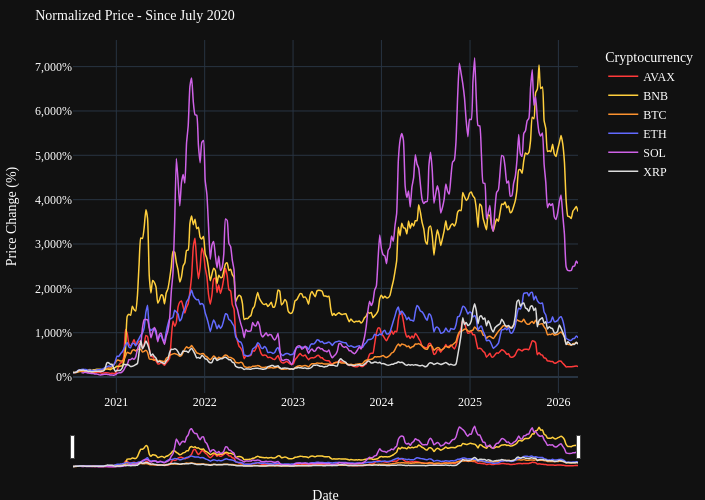

The notebook cell saved with this chart:
### Code cell
#%% Create the normalized price evolution graph

# Create the figure
fig2 = px.line(
    normalized_df_2020,
    x='timestamp',
    y='normalized_price',
    color='symbols',
    custom_data=['symbols', 'average_price'],
    title='Normalized Price - Since July 2020',
    labels={
        'timestamp': 'Date',
        'normalized_price': 'Price Change (%)',
        'symbols': 'Cryptocurrency'
    },
    color_discrete_map={
        'BTC': '#FC922F',  # Bitcoin Orange
        'ETH': '#626AFF',  # Ethereum Blue
        'BNB': '#FFCF3D',  # Binance Yellow
        'SOL': '#CF62E7',   # Solana Pink
        'XRP': '#DCDCDC',  # Ripple Grey
        'AVAX': '#FF3A3A',  # Avalanche Red
    },
    markers=False,
    line_shape='spline'
)

# Update traces to reduce marker size
fig2.update_traces(
    line=dict(width= 1.5, smoothing=0.5),
    hovertemplate="<b>%{customdata[0]}</b><br>" +
                  "Change: %{y:.1f}%<br>" +
                  "Price: $%{customdata[1]:,.2f}<br>" +
                  "<extra></extra>",
)   

# Customize the layout
fig2.update_layout(
    template="plotly_dark",              # inherit base dark theme 
    hovermode="closest",
    dragmode="pan",
    title=dict(font=dict(size=14, color='white'), xanchor="left"),
    hoverlabel=dict(font=dict(family="IBM Plex Sans", size=12)),
    font=dict(family="IBM Plex Sans", color="white"),
    legend=dict(yanchor="top", y=0.99, xanchor="left", x=1.05),
    margin=dict(l=10, r=10, t=40, b=10),
    yaxis=dict(title="Price Change (%)", ticksuffix='%', tickformat=",d"),
    xaxis=dict(rangeslider=dict(visible=True, thickness=0.1), type="date"),
    height=500, width=705,
)

# Show the plot
fig2.show(config={
    'displayModeBar': True,
    'displaylogo': False,
    'modeBarButtonsToAdd': ['fullscreen']
})


# get the full HTML as a string, with Plotly.js from CDN
fig2html = fig2.to_html(include_plotlyjs="cdn", full_html=True)

# inject the Google Fonts link right after <head>
font_link = '<link href="https://fonts.googleapis.com/css2?family=IBM+Plex+Sans&display=swap" rel="stylesheet">'
fig2html = fig2html.replace("<head>", f"<head>\n    {font_link}")

# save the HTML to a file
with open("plots/html/jul2020_crypto_relative_price_performance.html", "w") as f:
    f.write(fig2html)

### Figure 1 — Plotly figure (JSON) as saved in the notebook; plotly's stock layout.template omitted (floating-point values rounded to 4 significant figures; data arrays with more than 128 entries replaced by an {"elided": "..."} marker saying what was removed)
{"data": [{"customdata": {"elided": "288x2 mixed values"}, "hovertemplate": "<b>%{customdata[0]}</b><br>Change: %{y:.1f}%<br>Price: $%{customdata[1]:,.2f}<br><extra></extra>", "legendgroup": "AVAX", "line": {"color": "#FF3A3A", "dash": "solid", "shape": "spline", "smoothing": 0.5, "width": 1.5}, "marker": {"symbol": "circle"}, "mode": "lines", "name": "AVAX", "orientation": "v", "showlegend": true, "type": "scatter", "x": {"elided": "288 str values"}, "xaxis": "x", "y": {"elided": "288 float values"}, "yaxis": "y"}, {"customdata": {"elided": "299x2 mixed values"}, "hovertemplate": "<b>%{customdata[0]}</b><br>Change: %{y:.1f}%<br>Price: $%{customdata[1]:,.2f}<br><extra></extra>", "legendgroup": "BNB", "line": {"color": "#FFCF3D", "dash": "solid", "shape": "spline", "smoothing": 0.5, "width": 1.5}, "marker": {"symbol": "circle"}, "mode": "lines", "name": "BNB", "orientation": "v", "showlegend": true, "type": "scatter", "x": {"elided": "299 str values"}, "xaxis": "x", "y": {"elided": "299 float values"}, "yaxis": "y"}, {"customdata": {"elided": "299x2 mixed values"}, "hovertemplate": "<b>%{customdata[0]}</b><br>Change: %{y:.1f}%<br>Price: $%{customdata[1]:,.2f}<br><extra></extra>", "legendgroup": "BTC", "line": {"color": "#FC922F", "dash": "solid", "shape": "spline", "smoothing": 0.5, "width": 1.5}, "marker": {"symbol": "circle"}, "mode": "lines", "name": "BTC", "orientation": "v", "showlegend": true, "type": "scatter", "x": {"elided": "299 str values"}, "xaxis": "x", "y": {"elided": "299 float values"}, "yaxis": "y"}, {"customdata": {"elided": "299x2 mixed values"}, "hovertemplate": "<b>%{customdata[0]}</b><br>Change: %{y:.1f}%<br>Price: $%{customdata[1]:,.2f}<br><extra></extra>", "legendgroup": "ETH", "line": {"color": "#626AFF", "dash": "solid", "shape": "spline", "smoothing": 0.5, "width": 1.5}, "marker": {"symbol": "circle"}, "mode": "lines", "name": "ETH", "orientation": "v", "showlegend": true, "type": "scatter", "x": {"elided": "299 str values"}, "xaxis": "x", "y": {"elided": "299 float values"}, "yaxis": "y"}, {"customdata": {"elided": "294x2 mixed values"}, "hovertemplate": "<b>%{customdata[0]}</b><br>Change: %{y:.1f}%<br>Price: $%{customdata[1]:,.2f}<br><extra></extra>", "legendgroup": "SOL", "line": {"color": "#CF62E7", "dash": "solid", "shape": "spline", "smoothing": 0.5, "width": 1.5}, "marker": {"symbol": "circle"}, "mode": "lines", "name": "SOL", "orientation": "v", "showlegend": true, "type": "scatter", "x": {"elided": "294 str values"}, "xaxis": "x", "y": {"elided": "294 float values"}, "yaxis": "y"}, {"customdata": {"elided": "299x2 mixed values"}, "hovertemplate": "<b>%{customdata[0]}</b><br>Change: %{y:.1f}%<br>Price: $%{customdata[1]:,.2f}<br><extra></extra>", "legendgroup": "XRP", "line": {"color": "#DCDCDC", "dash": "solid", "shape": "spline", "smoothing": 0.5, "width": 1.5}, "marker": {"symbol": "circle"}, "mode": "lines", "name": "XRP", "orientation": "v", "showlegend": true, "type": "scatter", "x": {"elided": "299 str values"}, "xaxis": "x", "y": {"elided": "299 float values"}, "yaxis": "y"}], "layout": {"dragmode": "pan", "font": {"color": "white", "family": "IBM Plex Sans"}, "height": 500, "hoverlabel": {"font": {"family": "IBM Plex Sans", "size": 12}}, "hovermode": "closest", "legend": {"title": {"text": "Cryptocurrency"}, "tracegroupgap": 0, "x": 1.05, "xanchor": "left", "y": 0.99, "yanchor": "top"}, "margin": {"b": 10, "l": 10, "r": 10, "t": 40}, "title": {"font": {"color": "white", "size": 14}, "text": "Normalized Price - Since July 2020", "xanchor": "left"}, "width": 705, "xaxis": {"anchor": "y", "domain": [0, 1], "rangeslider": {"thickness": 0.1, "visible": true}, "title": {"text": "Date"}, "type": "date"}, "yaxis": {"anchor": "x", "domain": [0, 1], "tickformat": ",d", "ticksuffix": "%", "title": {"text": "Price Change (%)"}}}}
